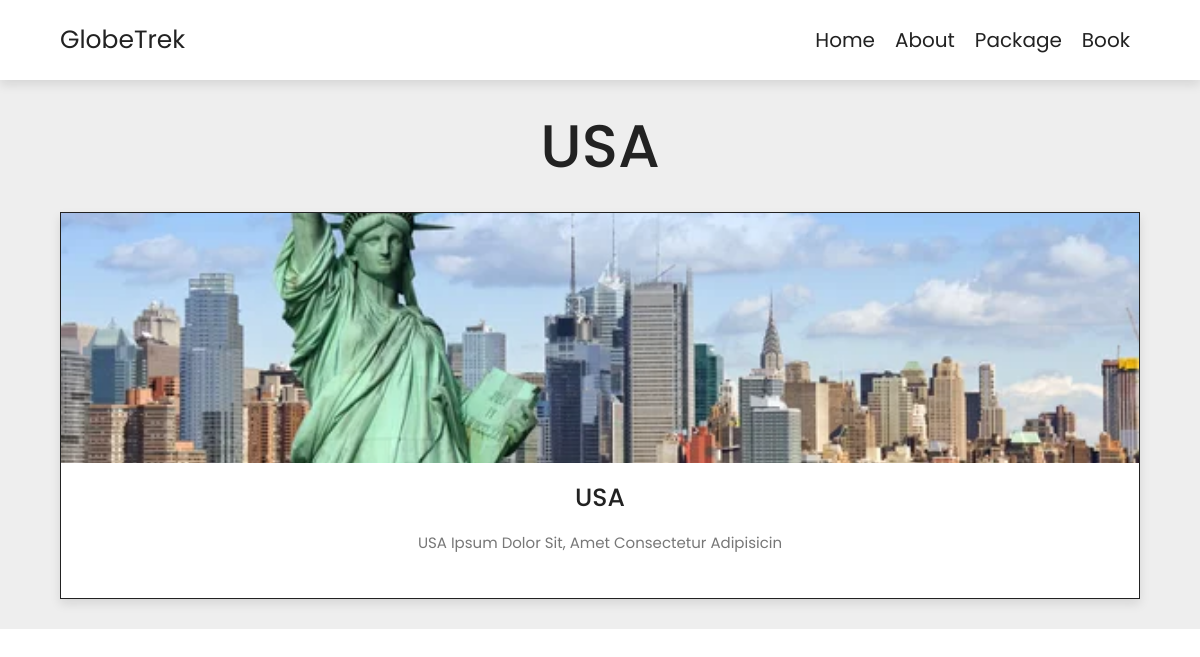
The app's page /packagedet/1 with its own data.
### traveling/models.py (models this page shows, shortened)
class package(models.Model):
    package_id=models.AutoField
    package_name=models.CharField(max_length=50)
    package_dis=models.CharField(max_length=50)
    package_image=models.ImageField(upload_to="traveling/image",default="")
    pub_date=models.DateField()

### traveling/views.py (the view)
# urls.py: path('packagedet/<myid>', views.Packagedet, name='packagedet'),
def Packagedet(request,myid):
    packagee=package.objects.get(id=myid)
    data={'pc':packagee}
    return render (request,'packebook.html',data)

### templates/packebook.html
{% include 'header.html' %}
   <section class="home-packages">
      <h1 class="heading-title">{{pc.package_name}}  </h1>
      <div class="box-container">
         <div class="box">
            <div class="image">
               <img src='/media/{{pc.package_image}}' alt="">
            </div>
            <div class="content">
               <h3>{{pc.package_name}}</h3>
               <p>{{pc.package_dis}}</p>
            </div>
         </div>
   </section>

### static/Style.css (style rules this page uses)
:root { --main-color:#8e44ad; --black:#222; --white:#fff; --light-black:#777; --light-white:#fff9; --dark-bg:rgba(0,0,0,.7); --light-bg:#eee; --border:.1rem solid var(--black); --box-shadow:0 .5rem 1rem rgba(0,0,0,.1); --text-shadow:0 1.5rem 3rem rgba(0,0,0,.3); }
* { font-family: 'Poppins', sans-serif; margin:0; padding:0; box-sizing: border-box; outline: none; border:none; text-decoration: none; text-transform: capitalize; }
html { font-size: 62.5%; overflow-x: hidden; }
section { padding:5rem 10%; }
.heading-title { text-align: center; margin-bottom: 3rem; font-size: 6rem; text-transform: uppercase; color:var(--black); }
.home-packages { background: var(--light-bg); }
.home-packages .box-container { display: grid; grid-template-columns: repeat(auto-fit, minmax(30rem, 1fr)); gap: 2rem; }
.home-packages .box-container .box { border:var(--border); box-shadow: var(--box-shadow); background: var(--white); }
.home-packages .box-container .box .image { height: 25rem; overflow: hidden; }
.home-packages .box-container .box .image img { height: 100%; width: 100%; object-fit: cover; transition: .2s linear; }
.home-packages .box-container .box .content { padding:2rem; text-align: center; }
.home-packages .box-container .box .content h3 { font-size: 2.5rem; color:var(--black); }
.home-packages .box-container .box .content p { font-size: 1.5rem; color:var(--light-black); line-height: 2; padding:1rem 0; }
@media (max-width:1200px) { section { padding:3rem 5%; } }

### records on screen
package: package_name "USA", package_image (picture), package_dis "USA Ipsum Dolor Sit, Amet Consectetur Adipisicin"
